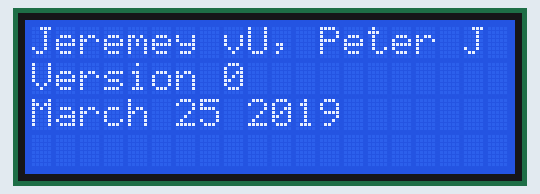
Recording of a sketch running on a simulated Arduino Uno, built with avr-gcc and run on an emulated ATmega328P. Shown: 20×4 character LCD. What the sketch prints to the serial monitor is not drawn.

Above: at 0.2 s.
At 2.2 s:
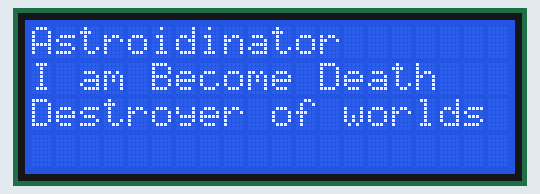

The sketch:

Astroidinator.ino
```cpp
//Created: Jeremey van Uden, Peter Janssen, 25Maart2019, v0
//Version
//v0, 11feb2019: initial version

#include <LiquidCrystal_I2C.h>

//globals
LiquidCrystal_I2C GameLcd(0x3F, 20, 4); //Refer to the screen //Alternative 0x3F
bool enableDebugLog = true;

//Init Functions
void InitSerial()
{
  Serial.begin(115200);
  Serial.println("READY: serial initialized");
}

void InitCreator()
{
  Serial.println("Created: Jeremey van Uden and Peter Janssen, 25mar2019, v0");
}

void InitGlobals()
{
  Serial.println("INIT: globals");
  enableDebugLog = true;
  Serial.println("READY: globals initialized");
}

void InitGameLcd()
{
  GameLcd.init();
  GameLcd.setBacklight(1);
  GameLcd.clear();
  StartUp1();
  StartUp2();
}

//Write to lcd
void WriteToLcd(int a_x, int a_y, String a_text)
{
  int m_length;
  String m_singleLetter;

  GameLcd.setCursor(a_x, a_y);

  m_length = a_text.length();

  for (int m_index = 0; m_index < m_length; m_index++)
  {
    GameLcd.print(a_text[m_index]) ;
  }
}

void WriteToLcd(int a_x, int a_y, String a_text, bool a_clear) //Overload with clear
{
  if (a_clear)
  {
    GameLcd.clear();
  }
  WriteToLcd(a_x, a_y, a_text);
}

//Serial PrintLine Method
void PrintLn(String a_inputString)
{
  if(enableDebugLog == true)
  {
    Serial.println(a_inputString);
  }
}

//LCD Startup Methods in order
void StartUp1()
{
  WriteToLcd(0,0,"Jeremey vU, Peter J");
  WriteToLcd(0,1,"Version 0");
  WriteToLcd(0,2,"March 25 2019");
  delay(2000);
}

void StartUp2()
{
  WriteToLcd(0,0,"Astroidinator", true);
  WriteToLcd(0,1,"I am Become Death");
  WriteToLcd(0,2,"Destroyer of worlds");
  delay(2000);
}

void setup() {
  // put your setup code here, to run once:
    InitSerial();
    InitCreator();
    InitGlobals();
    InitGameLcd();
}

void loop() {
  // put your main code here, to run repeatedly:

}
```
